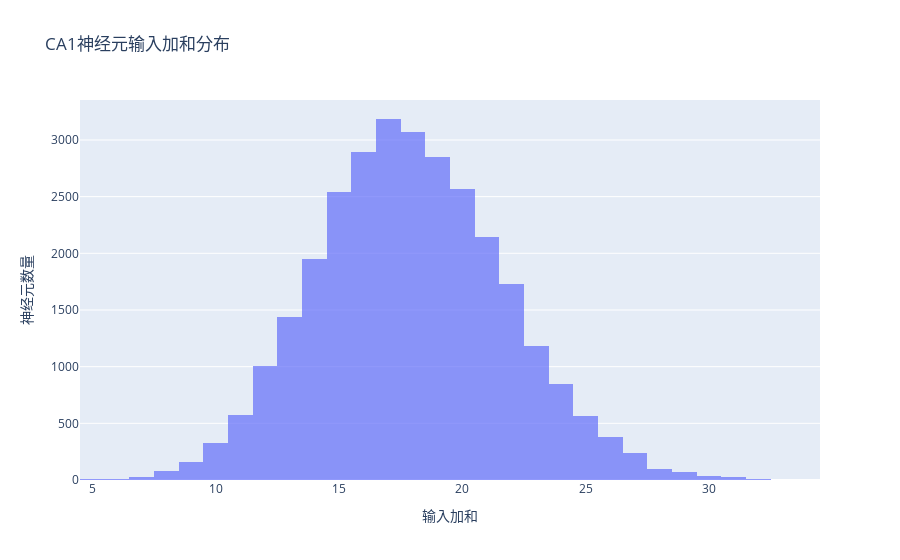

Notebook source saved alongside this figure:
### Code cell
# 统计输入加和分布
h_values = analyze_ca1_input_distribution(net, patterns[10])

### Figure 1 — Plotly figure (JSON) as saved in the notebook; plotly's stock layout.template omitted (floating-point values rounded to 4 significant figures; data arrays with more than 128 entries replaced by an {"elided": "..."} marker saying what was removed)
{"data": [{"name": "输入加和分布", "nbinsx": 50, "opacity": 0.7, "type": "histogram", "x": {"elided": "30000 float values"}}], "layout": {"showlegend": false, "title": {"text": "CA1神经元输入加和分布"}, "xaxis": {"title": {"text": "输入加和"}}, "yaxis": {"title": {"text": "神经元数量"}}}}
